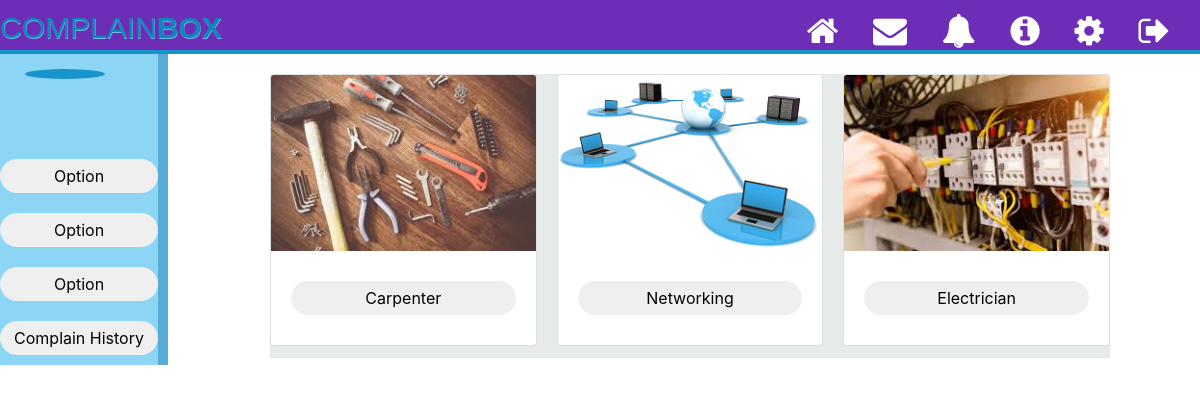
Page /dashboard.php on the committed database.
### tables this page shows
CREATE TABLE `department` (
  `id` int(11) NOT NULL,
  `dname` varchar(30) DEFAULT NULL,
  `deptimg` varchar(50) DEFAULT NULL
);

### dashboard.php (the view, shortened to what this page needs)
<!DOCTYPE html>
<html>
<head>
	<link rel="stylesheet" type="text/css" href="assets/css/style.css">
	<link rel="stylesheet" href="https://cdnjs.cloudflare.com/ajax/libs/font-awesome/4.7.0/css/font-awesome.min.css">
	<link rel="stylesheet" type="text/css" href="https://stackpath.bootstrapcdn.com/bootstrap/4.3.1/css/bootstrap.min.css">
</head>
<body>
	<div class="top_bar">
		<div class="logo">
			<a href="index.php">COMPLAIN<strong>BOX</strong></a>
		</div>
		<nav>
			<a href='' class="login_name">
			</a>
			<a href="#">
				<i class="fa fa-home fa-2x"></i>
			</a>
			<a href="#">
				<i class="fa fa-envelope fa-2x"></i>
			</a>
			<a href="#">
				<i class="fa fa-bell fa-2x"></i>
			</a>
			<a href="#">
				<i class="fa fa-info-circle fa-2x"></i>
			</a>
			<a href="#">
				<i class="fa fa-cog fa-2x"></i>
			</a>
			<a href="./logout.php">
				<i class="fa fa-sign-out fa-2x"></i>
			</a>
		</nav>
	</div>
<div class="profile_left">
 		<img src="<?php  echo $_SESSION['imgurl'];  ?>">
 		<div class="profile_info">
	 		<div class="profile_buttons">
	 			<button class="profile_complain_button">Option</button>
	 			<button class="profile_complain_button">Option</button>
	 			<button class="profile_complain_button">Option</button>
	 			<button class="profile_complain_button">Complain History</button>
	 		</div>
	 	</div>
	 	</div>
<div class="card_list">
<div class="card-columns">
	<?php
	$mysqli = new mysqli("localhost", "root", "", "complainbox");
	$sql = "SELECT * FROM department ";
	$result=mysqli_query($mysqli,$sql);
		while($row = mysqli_fetch_array($result)){
			$dptname=$row['dname'];
			echo "<form method='GET' action='complain.php?department=$dptname' id=".$row['id'].">";
			echo '<div class="card">';
			echo " <img src=".$row['deptimg']." class='card-img-top' alt='...'>";
			echo ' <div class="card-body">';
			echo "  <button  class='card_button' type='Submit' form=".$row['id'].">";
			echo "  ".$row['dname']."";
			echo '   </button>';
			echo '  </div>';
			echo ' </div></form>';
		}
?>
</div>
</div>
</body>
</html>

### assets/css/style.css (style rules this page uses)
body { height: 100%; width: 100%; margin: 0; line-height: 17px; background-color: #E6EAE8; }
.top_bar { width: 100%; min-width: 1050px; height: 54px; background-color: #6d2db7; border-bottom: 0.25em solid #1894ca; margin:0 10px 0 0; display: inline-flex; }
.logo a { font-family: 'Bellota-LightItalic', sans-serif; left-margin: 10px; text-shadow: #73B6E2 0.5px 0.5px 0px; color: #1086BA; top: 5px; position: relative; font-size: 30px; text-decoration: none; }
.login_name { font-size: 24px; margin: 14px 10px 20px 10px; text-decoration: none; }
nav { position: absolute; margin: 14px 10px 18px 10px; float: right; right: 5px; }
nav a { position: relative; color: #fff; font-size: 17px; padding: 15px; }
.profile_left { float: left; max-width: 240px; min-width: 130px; width: 14%; height: -webkit-fill-available; background-color: #8dd5f5; top: -10px; position: relative; border-right: 10px solid #56acd2; margin-right: 20px; color: #cbfae8; z-index: -1;s }
.profile_left img { border: 5px solid #1894ca; margin: 25px; min-width: 80px; width: 55%; border-radius: 100%; }
.profile_complain_button { border-radius: 25px; padding: 0; margin: 10px 0px 10px 0px; width: 100%; left: -10px; height: 34px; border: none; }
.profile_buttons { margin-top: 20px; }
button { font-size: 20px; }
.card_list { margin-top: 20px; width: 70%; float: right; background-color: #E6EAE8; margin-right: 90px; }
.card_button { border-radius: 25px; padding: 0; margin: 10px 0px 10px 0px; width: 100%; left: -10px; height: 34px; border: none; }

### rows in the picture
department: deptimg (picture), dname "Carpenter"
department: shows a picture, dname "Networking"
department: shows a picture, dname "Electrician"
